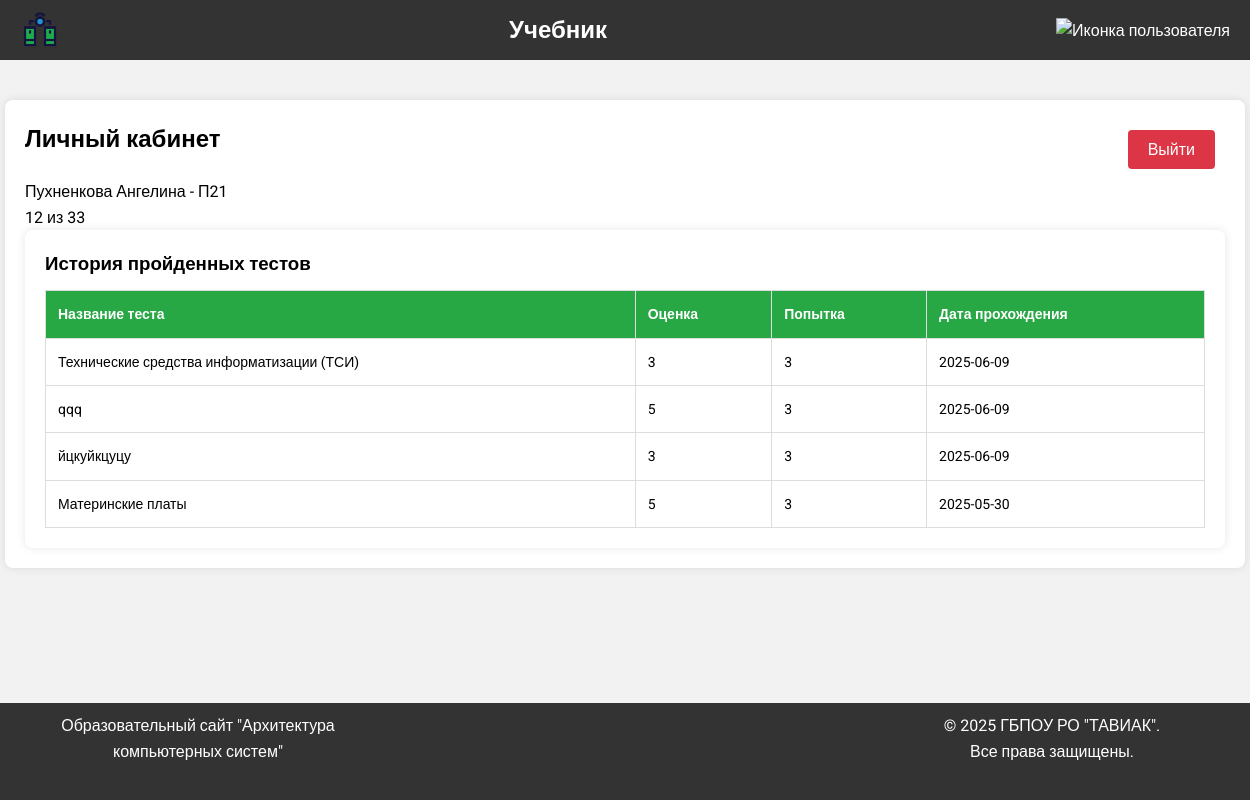
Page /index.php?page=profile (signed in) on the committed database.
### tables this page shows
CREATE TABLE `users` (
  `id` int NOT NULL,
  `name` varchar(50) NOT NULL,
  `surname` varchar(50) NOT NULL,
  `group_st` varchar(4) NOT NULL,
  `password` varchar(8) NOT NULL,
  `progress` int DEFAULT '0',
  `role` varchar(5) NOT NULL
);

CREATE TABLE `completed_test` (
  `id` int NOT NULL,
  `id_student` int NOT NULL,
  `id_test` int NOT NULL,
  `assessment` int NOT NULL,
  `try` int NOT NULL DEFAULT '0',
  `date_completed` date NOT NULL
);

CREATE TABLE `test` (
  `id` int NOT NULL,
  `title_test` varchar(50) NOT NULL
);

### pages/profile_logic.php (called while the page is built, shortened)
<?php
require_once(__DIR__ . "/../database/dbconnect.php");
$user_id = $_SESSION['userID'];
$stmt = $dbcon->prepare("SELECT * FROM users WHERE id = ?");
$stmt->bind_param("i", $user_id);
$stmt->execute();
$result = $stmt->get_result();
$user = $result->fetch_assoc();
$stmt_tests = $dbcon->prepare("
        SELECT ct.*, t.title_test
        FROM completed_test ct
        JOIN test t ON ct.id_test = t.id
        WHERE ct.id_student = ?
        ORDER BY ct.date_completed DESC
    ");
$stmt_tests->bind_param("i", $user_id);
$stmt_tests->execute();
$result_tests = $stmt_tests->get_result();
$tests = [];
while ($row = $result_tests->fetch_assoc()) {
	$tests[] = $row;
}
$stmt_lectures = $dbcon->prepare("SELECT COUNT(*) as total_lectures FROM lecture");
$stmt_lectures->execute();
$result_lectures = $stmt_lectures->get_result();
$row_lectures = $result_lectures->fetch_assoc();
$total_lectures = $row_lectures['total_lectures'];
$completed_lectures = $user['progress'];
$progress_text = "$completed_lectures из $total_lectures";

### pages/profile.php (the view, shortened to what this page needs)
<?php
include_once 'profile_logic.php';
?>
<div class="container">
    <div class="user__div">
        <h2>Личный кабинет</h2>
        <form action="actions/exit.php" method="post">
            <button type="submit" class="logout-btn">Выйти</button>
        </form>
    </div>
    <div class="user-info-block">
        <div class="user-name-group">
            <?= htmlspecialchars($user['surname']) ?> <?= htmlspecialchars($user['name']) ?> -
            <span><?= htmlspecialchars($user['group_st']) ?></span>
        </div>
        <div class="progress-text">
            <?= htmlspecialchars($progress_text) ?>
        </div>
    </div>
    <div class="test-history-block">
        <h3>История пройденных тестов</h3>
        <?php if ($tests): ?>
            <table class="styled-table">
                <thead>
                    <tr>
                        <th>Название теста</th>
                        <th>Оценка</th>
                        <th>Попытка</th>
                        <th>Дата прохождения</th>
                    </tr>
                </thead>
                <tbody>
                    <?php foreach ($tests as $test): ?>
                        <tr>
                            <td><?= htmlspecialchars($test['title_test']) ?></td>
                            <td><?= htmlspecialchars($test['assessment']) ?></td>
                            <td><?= htmlspecialchars($test['try']) ?></td>
                            <td><?= htmlspecialchars($test['date_completed']) ?></td>
                        </tr>
                    <?php endforeach; ?>
                </tbody>
            </table>
        <?php else: ?>
            <p>Вы ещё не прошли ни одного теста.</p>
        <?php endif; ?>
    </div>
</div>

### style/style_main.css (style rules this page uses)
* { margin: 0; padding: 0; font-family: "Roboto", Arial, sans-serif; }

### style/style_teacher.css (style rules this page uses)
.container { max-width: 1200px; margin: 40px auto; padding: 20px; background-color: #fff; border-radius: 8px; box-shadow: 0 0 10px rgba(0, 0, 0, 0.1); }
.user__div { display: flex; justify-content: space-between; }
.logout-btn { float: right; padding: 10px 20px; background-color: #dc3545; color: white; border: none; border-radius: 4px; cursor: pointer; font-size: 16px; margin: 10px; }
.test-history-block { background-color: #fff; padding: 20px; border-radius: 8px; box-shadow: 0 0 10px rgba(0, 0, 0, 0.1); }
.styled-table { width: 100%; border-collapse: collapse; margin-top: 10px; font-size: 14px; border: 1px solid #ddd; border-radius: 20px; }
.styled-table thead tr { background-color: #28a745; color: white; text-align: left; }
.styled-table th, .styled-table td { padding: 12px; border-bottom: 1px solid #ddd; border-right: 1px solid #ddd; }
.styled-table tbody tr:last-child td { border-bottom: none; }

### rows in the picture
users: surname "Пухненкова", name "Ангелина", group_st "П21"
completed_test: id_test.title_test "Технические средства информатизации (ТСИ)", assessment "3", try "3", date_completed "2025-06-09"
completed_test: id_test.title_test "qqq", assessment "5", try "3", date_completed "2025-06-09"
completed_test: id_test.title_test "йцкуйкцуцу", assessment "3", try "3", date_completed "2025-06-09"
completed_test: id_test.title_test "Материнские платы", assessment "5", try "3", date_completed "2025-05-30"

### other values in the picture
$progress_text "12 из 33"
